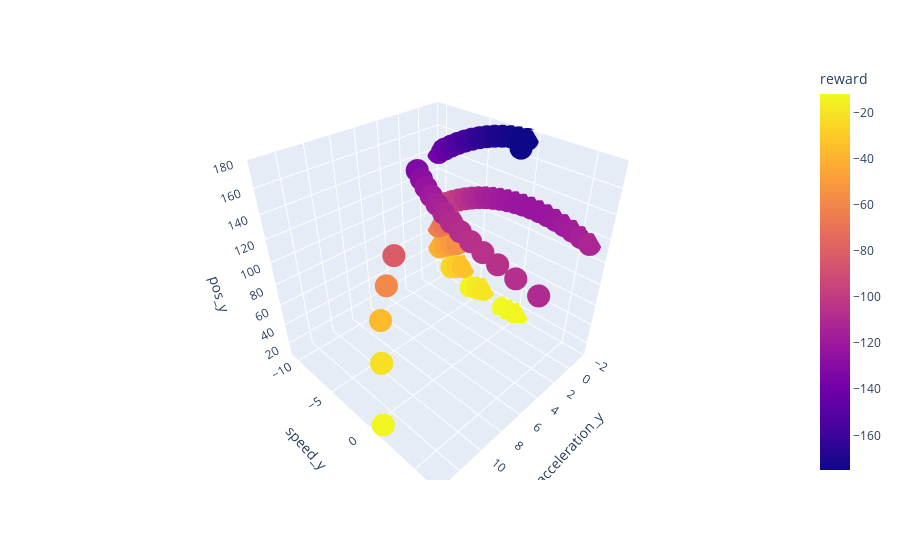

The notebook cell this image was saved under:
### Code cell
dt = pd.DataFrame(env.all_states())
dt["iter"] = np.arange(0, dt.shape[0])
dt["reward"] = env.rewards['booster']

fig = px.scatter_3d(dt[:70], 
                    z='pos_y', 
                    y='speed_y', 
                    x='acceleration_y',
              color='reward')
fig.show()
